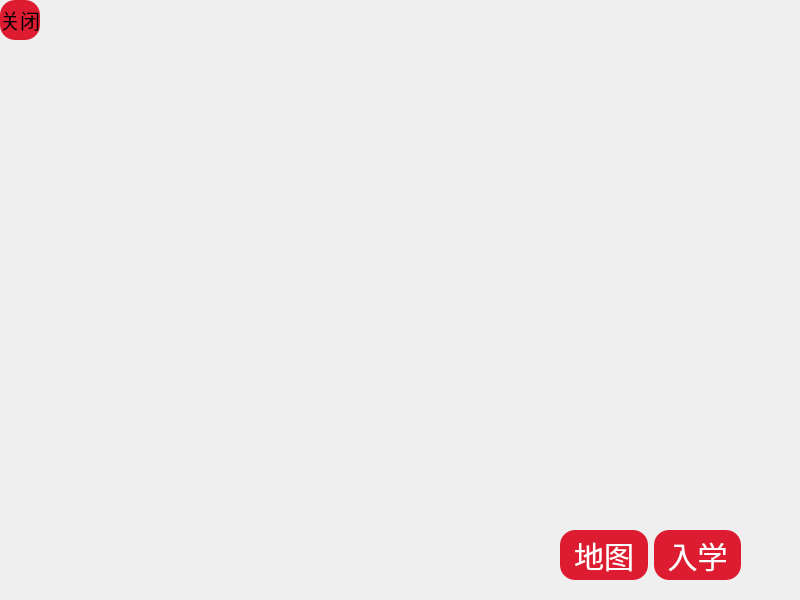
<?xml version="1.0" encoding="UTF-8"?>
<ui version="4.0">
 <class>FreshmanDialog</class>
 <widget class="QDialog" name="FreshmanDialog">
  <property name="geometry">
   <rect>
    <x>0</x>
    <y>0</y>
    <width>800</width>
    <height>600</height>
   </rect>
  </property>
  <property name="windowTitle">
   <string>FreshmanDialog</string>
  </property>
  <property name="styleSheet">
   <string notr="true">#FreshmanDialog{background-image: url(:/door/door4.jpg);}</string>
  </property>
  <widget class="QPushButton" name="pb3">
   <property name="geometry">
    <rect>
     <x>0</x>
     <y>0</y>
     <width>40</width>
     <height>40</height>
    </rect>
   </property>
   <property name="styleSheet">
    <string notr="true">QPushButton
{
    font-family:Microsoft Yahei;
    font:20px;
    color:black;
    background-color:rgb(222 , 28 , 49);
    border-radius:15px;
    height:20px;
    width:20px;
}

QPushButton:hover
{
    background-color:rgb(238 , 39 ,70);
}

QPushButton:pressed
{
    background-color:rgb(222 , 28 , 49);
    
    
}</string>
   </property>
   <property name="text">
    <string>关闭</string>
   </property>
  </widget>
  <widget class="QWidget" name="horizontalLayoutWidget">
   <property name="geometry">
    <rect>
     <x>560</x>
     <y>520</y>
     <width>181</width>
     <height>71</height>
    </rect>
   </property>
   <layout class="QHBoxLayout" name="horizontalLayout">
    <item>
     <widget class="QPushButton" name="pb1">
      <property name="styleSheet">
       <string notr="true">QPushButton
{
    font-family:Microsoft Yahei;
    font:30px;
    color:white;
    background-color:rgb(222 , 28 , 49);
    border-radius:15px;
    height:50px;
    width:20px;
}

QPushButton:hover
{
    background-color:rgb(238 , 39 ,70);
}

QPushButton:pressed
{
    background-color:rgb(222 , 28 , 49);
    padding-left:3px;
    padding-top:3px;
}
</string>
      </property>
      <property name="text">
       <string>地图</string>
      </property>
     </widget>
    </item>
    <item>
     <widget class="QPushButton" name="pb2">
      <property name="styleSheet">
       <string notr="true">QPushButton
{
    font-family:Microsoft Yahei;
    font:30px;
    color:white;
    background-color:rgb(222 , 28 , 49);
    border-radius:15px;
    height:50px;
    width:20px;
}

QPushButton:hover
{
    background-color:rgb(238 , 39 ,70);
}

QPushButton:pressed
{
    background-color:rgb(222 , 28 , 49);
    padding-left:3px;
    padding-top:3px;
}</string>
      </property>
      <property name="text">
       <string>入学</string>
      </property>
     </widget>
    </item>
   </layout>
  </widget>
 </widget>
 <resources/>
 <connections/>
</ui>
